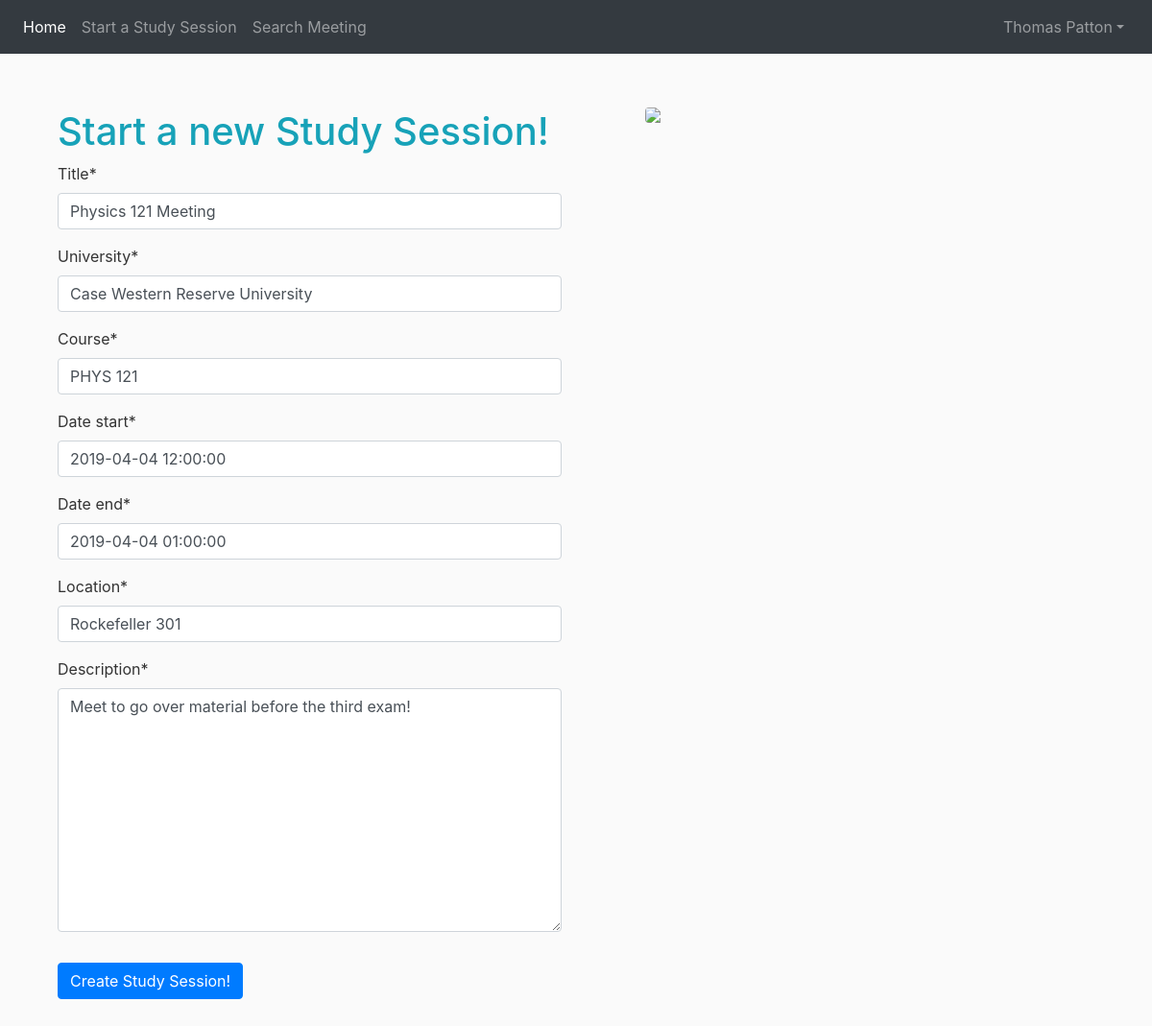
Screenshot of /meeting/1/update/ (signed in) with the database file from the repository.
### MEETINGS/models.py (models this page shows, shortened)
class Meeting(models.Model):
    title = models.CharField(max_length=100)
    university = models.CharField(max_length=100)
    course = models.CharField(max_length=100)
    date_start = models.DateTimeField()
    date_end = models.DateTimeField()
    location = models.CharField(max_length=100)
    description = models.TextField()
    members = models.ManyToManyField(User, through='Membership', related_name='user_meetings', default=None)

### MEETINGS/views.py (the view, shortened to what this page needs)
# urls.py: path('meeting/<int:pk>/update/', MeetingUpdateView.as_view(), name='meeting-update'),
class MeetingUpdateView(LoginRequiredMixin, UserPassesTestMixin, UpdateView):
    model = Meeting
    fields = ['title', 'university', 'course', 'date_start', 'date_end', 'location', 'description']
    def test_func(self):
        membership = Membership.objects.get(group=self.get_object(), person=self.request.user)
        if membership.is_organizer:
            return True
        return False

### MEETINGS/templates/MEETINGS/meeting_form.html (shortened to what this page needs)
{% extends "MEETINGS/boot_base.html" %}
{% load static %}
{% load crispy_forms_tags %}
{% block content %}
<div class="my_meeetings row">
    <div class="create_meeting col-md-6">
        <h1 class="text-info">Start a new Study Session!</h1>
        <form method="POST">
            {{ form|crispy }}
            <input class="btn btn-primary btn-rounded my-3" type="Submit" value="Create Study Session!" />
        </form>
    </div>
    <div class="col-md-6">
        <img class="m_img rounded" src="{% static 'MEETINGS/startMeet.jpg' %}"/>
    </div>
</div>
{% endblock content %}

### USERS/templates/USERS/navbar.html (shortened to what this page needs)
<nav class="navbar navbar-expand-lg navbar-dark bg-dark fixed-top">
    <div class="collapse navbar-collapse" id="navbarsExampleDefault">
            <ul class="navbar-nav mr-auto">
                <li class="nav-item active">
                    <a class="nav-link" href="{% url 'meetings-list' %}">Home <span class="sr-only">(current)</span></a>
                </li>
                <li class="nav-item">
                    <a class="nav-link" href="{% url 'meeting-create' %}">Start a Study Session</a>
                </li>
                <li class="nav-item">
                    <a class="nav-link" href="{% url 'meeting-search' %}">Search Meeting</a>
                </li>
            </ul>
            <ul class="navbar-nav ml-auto nav-flex-icons">
                <li class="nav-item dropdown">
                    <a class="nav-link dropdown-toggle" href="#" id="dropdown01" data-toggle="dropdown"
                       aria-haspopup="true" aria-expanded="false">
                     {{ user.first_name }} {{ user.last_name }}</a>
                </li>
            </ul>
        </div>
    </nav>

### MEETINGS/static/MEETINGS/main.css (style rules this page uses)
body { background: #fafafa; color: #333333; margin-top: 7rem; }
.create_meeting { padding-top:0.1%; padding-bottom:2%; padding-left:5%; }
.m_img { display: block; margin-left: 10%; width: 90%; }
h1, h2, h3, h4, h5, h6 { color: #444444; }
ul { margin: 0; }

### CALENDAR/static/CALENDAR/styles.css (style rules this page uses)
ul { height: 100%; padding: 0px 5px 0px 20px; }
a { color: #17a2b8; }

### rows the page displays
Meeting: title "Physics 121 Meeting", university "Case Western Reserve University", course "PHYS 121", date_start "2019-04-04 12:00:00", date_end "2019-04-04 01:00:00", location "Rockefeller 301", description "Meet to go over material before the third exam!"

### other values shown
{{ user.first_name }} "Thomas"
{{ user.last_name }} "Patton"
